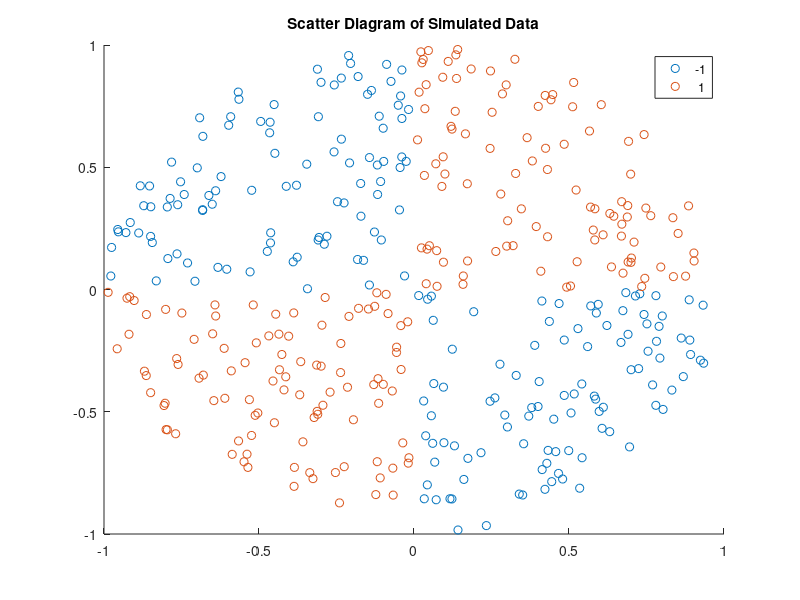

The MATLAB source for this figure: (Note: this script raises an error after producing the figure.)
%Train SVM Classifier Using Custom Kernel

%{
This example shows how to use a custom kernel function, such as the sigmoid kernel, to train SVM classifiers, 
and adjust custom kernel function parameters.

Generate a random set of points within the unit circle. Label points in the first and third quadrants 
as belonging to the positive class, and those in the second and fourth quadrants in the negative class.
%}
rng(1);  % For reproducibility
n = 100; % Number of points per quadrant

r1 = sqrt(rand(2*n,1));                     % Random radii
t1 = [pi/2*rand(n,1); (pi/2*rand(n,1)+pi)]; % Random angles for Q1 and Q3
X1 = [r1.*cos(t1) r1.*sin(t1)];             % Polar-to-Cartesian conversion

r2 = sqrt(rand(2*n,1));
t2 = [pi/2*rand(n,1)+pi/2; (pi/2*rand(n,1)-pi/2)]; % Random angles for Q2 and Q4
X2 = [r2.*cos(t2) r2.*sin(t2)];

X = [X1; X2];        % Predictors
Y = ones(4*n,1);
Y(2*n + 1:end) = -1; % Labels

%Plot the data.
figure;
gscatter(X(:,1),X(:,2),Y);
title('Scatter Diagram of Simulated Data')

%Write a function that accepts two matrices in the feature space as inputs, and transforms them into a Gram matrix using the sigmoid kernel.
function G = mysigmoid(U,V)
% Sigmoid kernel function with slope gamma and intercept c
gamma = 1;
c = -1;
G = tanh(gamma*U*V' + c);
end

%Train an SVM classifier using the sigmoid kernel function. It is good practice to standardize the data.

Mdl1 = fitcsvm(X,Y,'KernelFunction','mysigmoid','Standardize',true);

%Mdl1 is a ClassificationSVM classifier containing the estimated parameters.

%Plot the data, and identify the support vectors and the decision boundary.

% Compute the scores over a grid
d = 0.02; % Step size of the grid
[x1Grid,x2Grid] = meshgrid(min(X(:,1)):d:max(X(:,1)),...
    min(X(:,2)):d:max(X(:,2)));
xGrid = [x1Grid(:),x2Grid(:)];        % The grid
[~,scores1] = predict(Mdl1,xGrid); % The scores

figure;
h(1:2) = gscatter(X(:,1),X(:,2),Y);
hold on
h(3) = plot(X(Mdl1.IsSupportVector,1),...
    X(Mdl1.IsSupportVector,2),'ko','MarkerSize',10);
    % Support vectors
contour(x1Grid,x2Grid,reshape(scores1(:,2),size(x1Grid)),[0 0],'k');
    % Decision boundary
title('Scatter Diagram with the Decision Boundary')
legend({'-1','1','Support Vectors'},'Location','Best');
hold off

%{
You can adjust the kernel parameters in an attempt to improve the shape of the decision boundary. This might also 
decrease the within-sample misclassification rate, but, you should first determine the out-of-sample misclassification rate.
%}
%Determine the out-of-sample misclassification rate by using 10-fold cross validation
CVMdl1 = crossval(Mdl1);
misclass1 = kfoldLoss(CVMdl1);
misclass1

%Write another sigmoid function, but Set gamma = 0.5;.
function G = mysigmoid2(U,V)
% Sigmoid kernel function with slope gamma and intercept c
gamma = 0.5;
c = -1;
G = tanh(gamma*U*V' + c);
end

%Train another SVM classifier using the adjusted sigmoid kernel. Plot the data and the decision region, and determine the out-of-sample misclassification rate.
Mdl2 = fitcsvm(X,Y,'KernelFunction','mysigmoid2','Standardize',true);
[~,scores2] = predict(Mdl2,xGrid);

figure;
h(1:2) = gscatter(X(:,1),X(:,2),Y);
hold on
h(3) = plot(X(Mdl2.IsSupportVector,1),...
    X(Mdl2.IsSupportVector,2),'ko','MarkerSize',10);
title('Scatter Diagram with the Decision Boundary')
contour(x1Grid,x2Grid,reshape(scores2(:,2),size(x1Grid)),[0 0],'k');
legend({'-1','1','Support Vectors'},'Location','Best');
hold off

CVMdl2 = crossval(Mdl2);
misclass2 = kfoldLoss(CVMdl2);
misclass2


%After the sigmoid slope adjustment, the new decision boundary seems to provide a better within-sample fit, and the cross-validation rate contracts by more than 66%